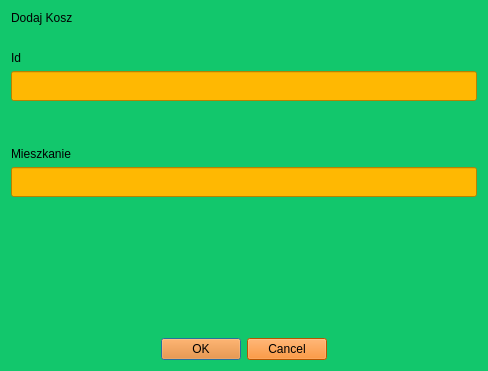
<?xml version="1.0" encoding="UTF-8"?>
<ui version="4.0">
 <class>BinDialog</class>
 <widget class="QDialog" name="BinDialog">
  <property name="geometry">
   <rect>
    <x>0</x>
    <y>0</y>
    <width>488</width>
    <height>371</height>
   </rect>
  </property>
  <property name="windowTitle">
   <string>Dodaj kosz</string>
  </property>
  <property name="styleSheet">
   <string notr="true">background-color: rgb(18, 199, 108);</string>
  </property>
  <layout class="QGridLayout" name="gridLayout">
   <item row="7" column="0">
    <spacer name="verticalSpacer">
     <property name="orientation">
      <enum>Qt::Vertical</enum>
     </property>
     <property name="sizeType">
      <enum>QSizePolicy::Expanding</enum>
     </property>
     <property name="sizeHint" stdset="0">
      <size>
       <width>20</width>
       <height>182</height>
      </size>
     </property>
    </spacer>
   </item>
   <item row="3" column="0">
    <spacer name="verticalSpacer_3">
     <property name="orientation">
      <enum>Qt::Vertical</enum>
     </property>
     <property name="sizeType">
      <enum>QSizePolicy::Fixed</enum>
     </property>
     <property name="sizeHint" stdset="0">
      <size>
       <width>20</width>
       <height>20</height>
      </size>
     </property>
    </spacer>
   </item>
   <item row="0" column="0" colspan="2">
    <widget class="QLabel" name="label">
     <property name="styleSheet">
      <string notr="true">font: 75 22pt &quot;MS Shell Dlg 2&quot;;</string>
     </property>
     <property name="text">
      <string>Dodaj Kosz</string>
     </property>
    </widget>
   </item>
   <item row="1" column="0">
    <spacer name="verticalSpacer_4">
     <property name="orientation">
      <enum>Qt::Vertical</enum>
     </property>
     <property name="sizeType">
      <enum>QSizePolicy::Fixed</enum>
     </property>
     <property name="sizeHint" stdset="0">
      <size>
       <width>20</width>
       <height>20</height>
      </size>
     </property>
    </spacer>
   </item>
   <item row="8" column="0" colspan="2" alignment="Qt::AlignHCenter">
    <widget class="QDialogButtonBox" name="buttonBox">
     <property name="styleSheet">
      <string notr="true">background-color: rgb(255, 119, 0);
font: 14pt &quot;MS Shell Dlg 2&quot;;</string>
     </property>
     <property name="orientation">
      <enum>Qt::Horizontal</enum>
     </property>
     <property name="standardButtons">
      <set>QDialogButtonBox::Cancel|QDialogButtonBox::Ok</set>
     </property>
    </widget>
   </item>
   <item row="4" column="0" colspan="2">
    <layout class="QVBoxLayout" name="verticalLayout_2">
     <item>
      <widget class="QLabel" name="label_4">
       <property name="styleSheet">
        <string notr="true">font: 75 16pt &quot;MS Shell Dlg 2&quot;;</string>
       </property>
       <property name="text">
        <string>Mieszkanie</string>
       </property>
      </widget>
     </item>
     <item>
      <widget class="QLineEdit" name="apartment">
       <property name="minimumSize">
        <size>
         <width>0</width>
         <height>30</height>
        </size>
       </property>
       <property name="styleSheet">
        <string notr="true">font: 14pt &quot;MS Shell Dlg 2&quot;;
background-color: rgb(255, 184, 2);</string>
       </property>
      </widget>
     </item>
     <item>
      <widget class="QLabel" name="empty_apartment_error">
       <property name="text">
        <string/>
       </property>
       <property name="textFormat">
        <enum>Qt::RichText</enum>
       </property>
      </widget>
     </item>
    </layout>
   </item>
   <item row="2" column="0" colspan="2">
    <layout class="QVBoxLayout" name="verticalLayout">
     <item>
      <widget class="QLabel" name="label_3">
       <property name="styleSheet">
        <string notr="true">font: 75 16pt &quot;MS Shell Dlg 2&quot;;</string>
       </property>
       <property name="text">
        <string>Id</string>
       </property>
      </widget>
     </item>
     <item>
      <widget class="QLineEdit" name="id">
       <property name="minimumSize">
        <size>
         <width>0</width>
         <height>30</height>
        </size>
       </property>
       <property name="styleSheet">
        <string notr="true">font: 14pt &quot;MS Shell Dlg 2&quot;;
background-color: rgb(255, 184, 2);</string>
       </property>
      </widget>
     </item>
     <item>
      <widget class="QLabel" name="empty_id_error">
       <property name="text">
        <string/>
       </property>
      </widget>
     </item>
    </layout>
   </item>
  </layout>
 </widget>
 <resources/>
 <connections>
  <connection>
   <sender>buttonBox</sender>
   <signal>accepted()</signal>
   <receiver>BinDialog</receiver>
   <slot>accept()</slot>
   <hints>
    <hint type="sourcelabel">
     <x>248</x>
     <y>254</y>
    </hint>
    <hint type="destinationlabel">
     <x>157</x>
     <y>274</y>
    </hint>
   </hints>
  </connection>
  <connection>
   <sender>buttonBox</sender>
   <signal>rejected()</signal>
   <receiver>BinDialog</receiver>
   <slot>reject()</slot>
   <hints>
    <hint type="sourcelabel">
     <x>316</x>
     <y>260</y>
    </hint>
    <hint type="destinationlabel">
     <x>286</x>
     <y>274</y>
    </hint>
   </hints>
  </connection>
 </connections>
</ui>
